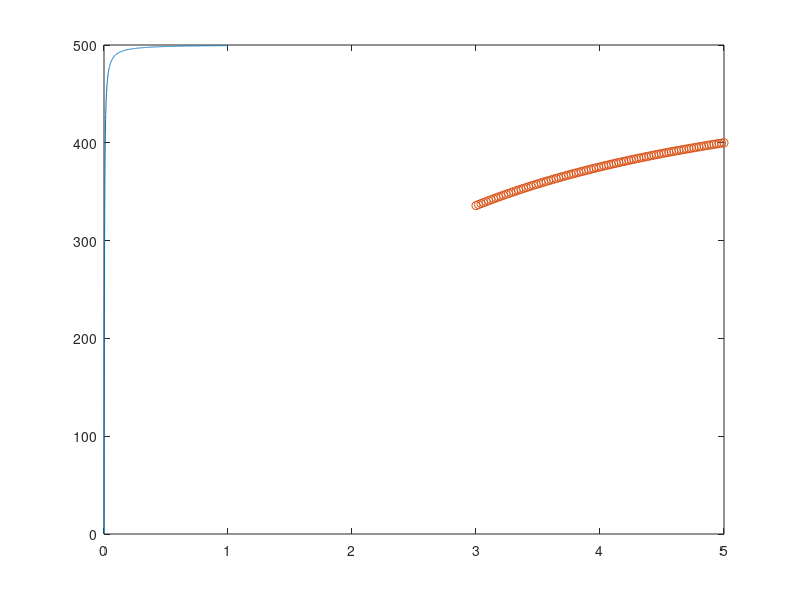

Source code (MATLAB):
clc;clear all;

x=linspace(0,1,1000);

r=1.32e-3;
k1=[-3:1:3];
k2=[-5:1:5];
k3=[-500:1:500];

Z1=0;
Z2=0;
Z3=0;
u1=0;
u2=0;
u3=0;

for i=1:length(k1)
    
    Z1=Z1+exp(k1(i).*x);

end

for i=1:length(k2)
    
    Z2=Z2+exp(k2(i).*x);

end

for i=1:length(k3)
    
    Z3=Z3+exp(k3(i).*x);

end


for i=1:length(k1)

    u1=u1+k1(i).*exp(k1(i).*x)./Z1;

end

for i=1:length(k2)

    u2=u2+k2(i).*exp(k2(i).*x)./Z2;

end

for i=1:length(k3)

    u3=u3+k3(i).*exp(k3(i).*x)./Z3;

end

% plot(x,u1);
% hold on;
% plot(x,u2);
% hold on;
plot(x,u3);
hold on;

% exact solution

x=linspace(3,5,100);

ke=[-1:1:1];
kn=[-500:1:500];

Ze=0;
Zn=0;
ue=0;
un=0;

for i=1:length(ke)
    
    Ze=Ze+exp(ke(i).*x);

end

for i=1:length(ke)

    ue=500*(coth(x)-1./x);

end

for i=1:length(kn)
    
    Zn=Zn+exp(kn(i).*x);

end

for i=1:length(kn)

    un=un+kn(i).*exp(kn(i).*x)./Zn;

end


plot(x,ue,'o');
hold on;
%plot(x,un);
%hold on;



